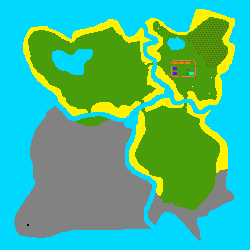
#> input picture assets/tilemap.png, 250 x 250 px
$ python tilemap_generator.py
#> lines starting #> are read from the running program, lines starting #| are printed output that depends on the picture
from PIL import Image
import numpy as np

# Convert hex to RGB
hex_to_rgb = lambda hx: tuple(int(hx[i:i+2], 16) for i in (1, 3, 5))

# Mapping of terrain colors to their values with correct RGB color values
terrain_colors = {
    hex_to_rgb("#4a9d0a"): 0,  # Grass
    hex_to_rgb("#00d8ff"): 1,  # Water
    hex_to_rgb("#fff200"): 2,  # Sand
    hex_to_rgb("#828282"): 3,  # Rock
    hex_to_rgb("#80430d"): 4,  # Tree
    hex_to_rgb("#1500ff"): 8,  # Firecamp
    hex_to_rgb("#118056"): 9,  # Workbench
    hex_to_rgb("#00ff9f"): 10,  # House
    hex_to_rgb("#ff7e00"): 11, # Lava
    hex_to_rgb("#000000"): 12, # Blackbox
    hex_to_rgb("#ff6b6b"): 13, # Shelter Walls
    hex_to_rgb("#ffffff"): 14, # Animal Spawner
    hex_to_rgb("#ff00ff"): 15, # Player Spawner
    hex_to_rgb("#ff000d"): 16, # Chest
    hex_to_rgb("#fc6500"): 17, # Magma
}

# Load the image
image_path = 'assets/tilemap.png'
image = Image.open(image_path)
#> image is the input picture: PIL image 250x250 RGBA; mean R, G, B, A 71.5, 183.1, 140, 255
pixels = np.array(image)

# Function to match colors with a tolerance
def match_color(rgb, tolerance=50):
    for color, value in terrain_colors.items():
        if all(abs(c - t) <= tolerance for c, t in zip(color, rgb)):
            return value
    return -1

# Create the tilemap array
tilemap = np.full((pixels.shape[0], pixels.shape[1]), -1, dtype=int)

# Process each pixel and match it to the terrain type
for y in range(pixels.shape[0]):
    for x in range(pixels.shape[1]):
        # Get the RGB values of the pixel
        pixel_rgb = tuple(pixels[y, x][:3])
        tilemap[y, x] = match_color(pixel_rgb)
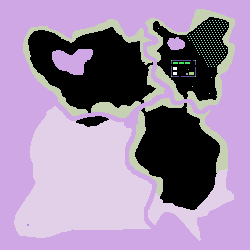
#> tilemap: shape (250, 250) int64; 14 distinct labels, from -1 to 16; one colour per label, 0 black, -1 white

# Convert the tilemap array to a C++ style array
tilemap_lines = ['{' + ', '.join(str(cell) for cell in row) + '}' for row in tilemap]
tilemap_cpp = 'int tilemap[{}][{}] = {{\n{}\n}};'.format(len(tilemap), len(tilemap[0]), ',\n'.join(tilemap_lines))

# Save the tilemap to a file
tilemap_path = 'tilemap.txt'
with open(tilemap_path, 'w') as file:
    file.write(tilemap_cpp)

# then output the size of the tilemap
print('Tilemap size:', len(tilemap), 'x', len(tilemap[0]))
#| Tilemap size: 250 x 250

print('Tilemap saved to', tilemap_path)
